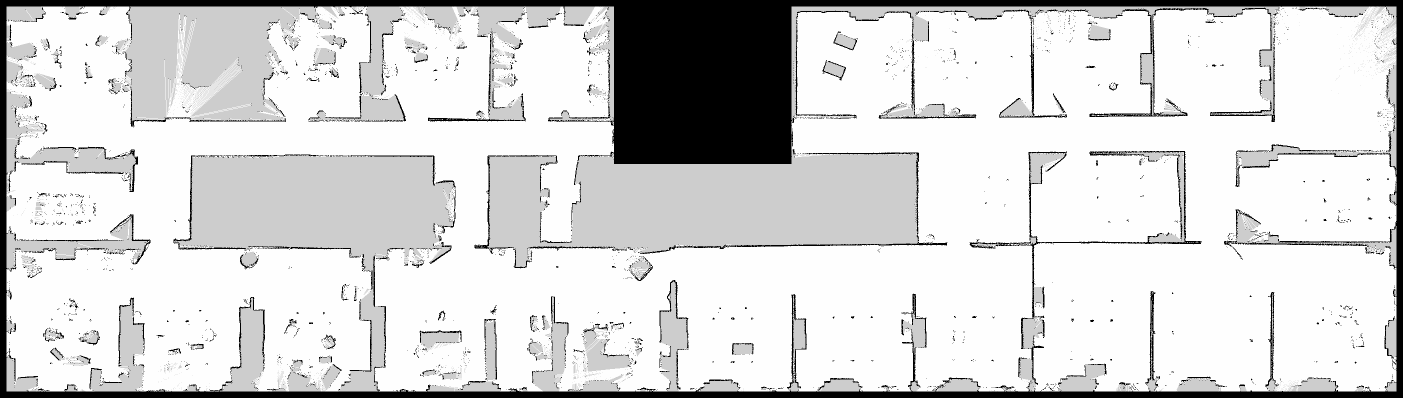
#> input picture MAPFILES/TESTMAPS/UMIC_first_floor_ORIGINAL.pgm, 2806 x 796 px (shown at 1/2 size); its folder holds only this picture in this run
$ python -i layout.py   (imports and definitions only)   (older library calls are emulated)
#> lines starting #> are read from the running program, lines starting #| are printed output that depends on the picture; after the words box and inside, x2 and y2 are one past the last pixel; in counts of white or black regions, pixels touching at a corner belong together
'''
funzioni utili alla costruzione del layout delle stanze partendo da un immagine nota della mappa, dalla quale non si conosce nulla.
'''
import math

import cv2
import numpy
from shapely.geometry import Polygon
from shapely.ops import cascaded_union
from sklearn.cluster import DBSCAN

import util.matrice as mtx
from object import ExtendedSegment as ext
from object import Line as rt
from object import Segment as sg
from object import Space as sp
from object import Surface as fc
from util import mean_shift as ms
from util import rototranslation as rotot
import os
import numpy as np


# [41 lines left out: functions start_canny_and_hough, flip_lines, create_walls, not called in this run]


def external_contour(img_rgb):
	# transforming the image in gray scale to use cv2 functions.
	img_gray = cv2.cvtColor(img_rgb, cv2.COLOR_BGR2GRAY)
	# highlighting all the pixels with value > 253
	ret, thresh = cv2.threshold(img_gray.copy(), 253, 255, cv2.THRESH_BINARY_INV)
	if cv2.__version__[0] == '3':
		# finding all the contours of this image
		img_contour, contours, hierarchy = cv2.findContours(thresh.copy(), cv2.RETR_TREE, cv2.CHAIN_APPROX_SIMPLE)
		# removing the external contour, the rectangular shape of the image
		contours.pop(0)
		# draw all this contours
		img_contour = cv2.drawContours(img_contour.copy(), contours, -1, (0, 255, 0), 3, cv2.LINE_8)
		# finding all the contours of this new image found with cv2.drawContours()
		img_contour, contours, hierarchy = cv2.findContours(img_contour, cv2.RETR_TREE, cv2.CHAIN_APPROX_SIMPLE)
	else:
		raise EnvironmentError('Opencv Version Error. You should have OpenCv 3.*')

	contours = sorted(contours, key=cv2.contourArea, reverse=True)[:10]
	contours_max = contours[1]
	perimeter = cv2.arcLength(contours_max, True)
	approx = cv2.approxPolyDP(contours_max, 0.0002 * perimeter, True)
	screen_cnt = approx

	# flip the contour
	# for c in screen_cnt:
		# c[0][1] = img_rgb.shape[0]-1 - c[0][1]

	vertices = []
	for c in screen_cnt:
		vertices.append([float(c[0][0]), float(c[0][1])])

	return screen_cnt, vertices


# [90 lines left out: functions cluster_ang, extend_line, classification_surface, algo, not called in this run]


def sort_and_deduplicate(l):
	# delete copy from a list of pairs
	return list(uniq(sorted(l, reverse=True)))


# [69 lines left out: functions uniq, create_polygon, create_matrices, not called in this run]


def DB_scan(eps, min_points, X, celle_poligoni):
	cluster_cells = clustering_dbscan_cells(eps, min_points, X)
	return cluster_cells


# [7 lines left out: function clustering_dbscan_cells, not called in this run]


def create_space(clusters_cells, cells, polygon_cells):
	rooms, spaces = merge_cells(clusters_cells, cells, polygon_cells)
	return rooms, spaces


# [280 lines left out: functions merge_cells, get_distance_matrix, compute_clustering, get_wall_clusters, get_representatives, new_spatial_cluster and 5 more, not called in this run]

>>> import cv2
>>> picture = cv2.imread('../../MAPFILES/TESTMAPS/UMIC_first_floor_ORIGINAL.pgm')
#> picture is the input picture: shape (796, 2806, 3); min 0, max 255, mean 212.7
>>> result = external_contour(picture)
#> in external_contour, `ret, thresh = cv2.threshold(img_gray.copy(), 253, 255, cv2.THRESH_BINA..`:
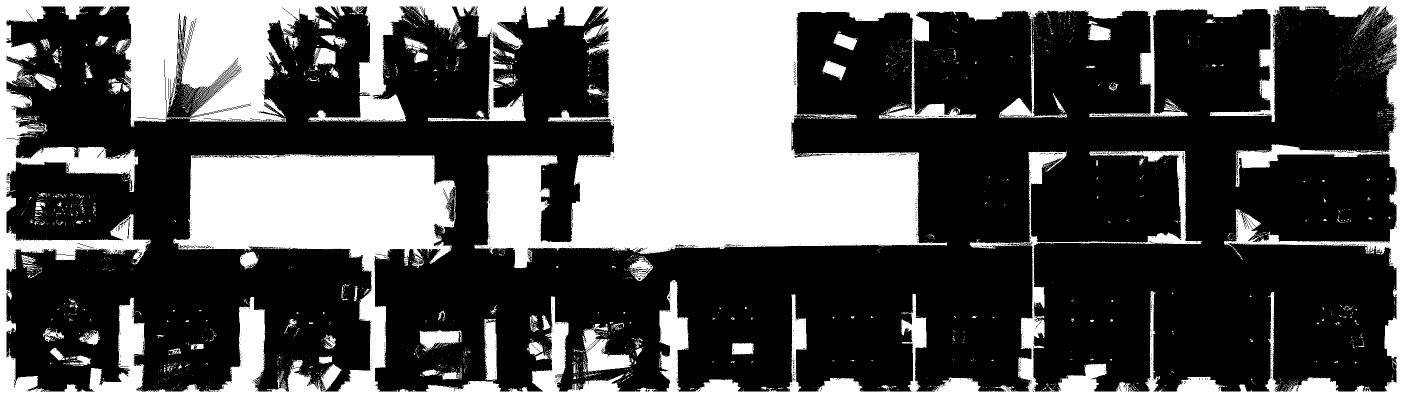
#> thresh: shape (796, 2806) (shown at 1/2 size); 33.6% white; 3047 white regions (2923 under 20 px), largest, box (x1, y1, x2, y2) and area: (0, 0, 2806, 796) 712226, (1165, 647, 1264, 745) 4396, (969, 638, 994, 761) 2589
#> (the run stopped early here; a loop or call above may not have finished)

$ run again, on MAPFILES/TESTMAPS/g4s_y2.pgm
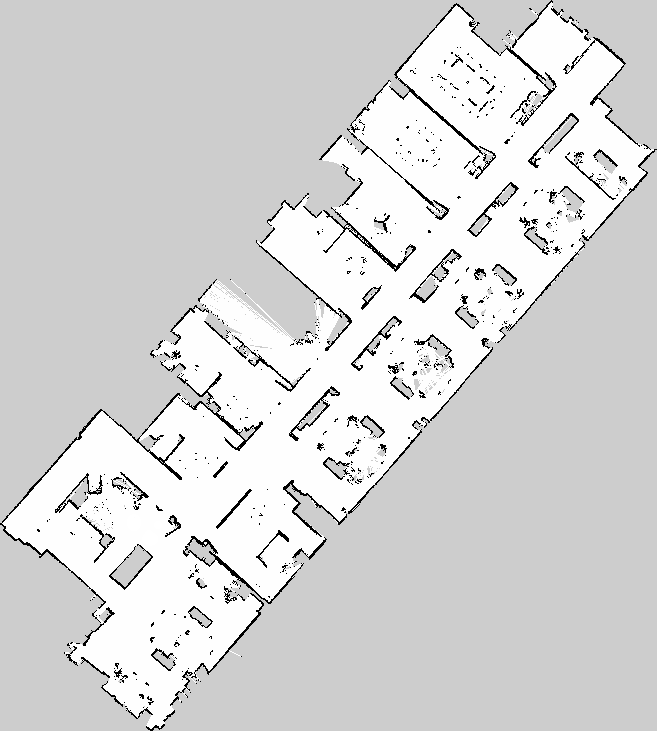
#> input picture MAPFILES/TESTMAPS/g4s_y2.pgm, 657 x 731 px
#> picture is the input picture: shape (731, 657, 3); min 0, max 255, mean 214.3
#> in external_contour, `ret, thresh = cv2.threshold(img_gray.copy(), 253, 255, cv2.THRESH_BINA..`:
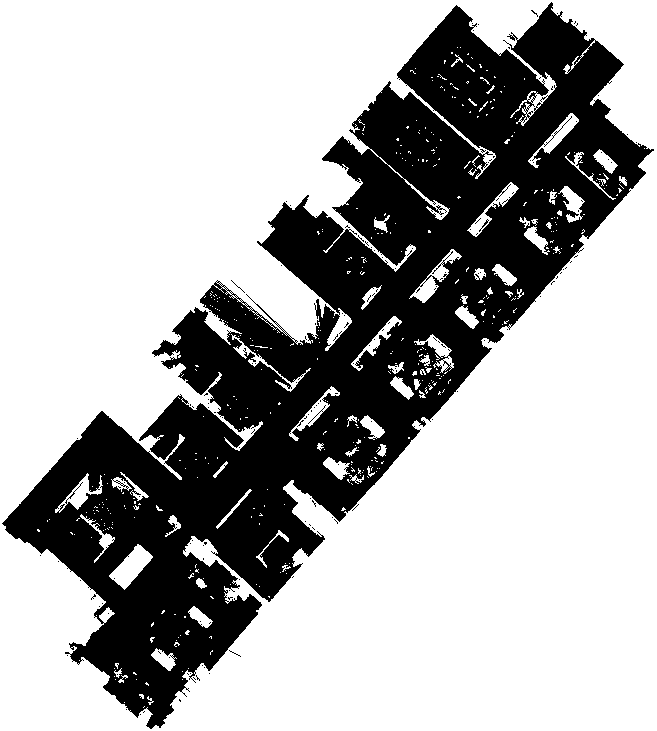
#> thresh: shape (731, 657); 68.1% white; 168 black regions (166 under 20 px), largest, box (x1, y1, x2, y2) and area: (2, 2, 654, 729) 152940, (479, 219, 489, 232) 23
